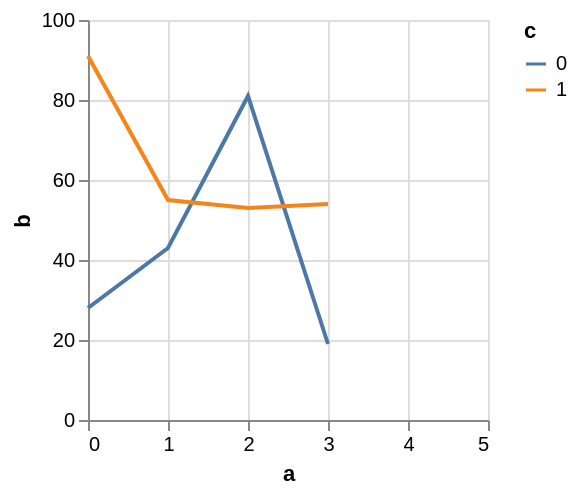

Specify this chart in Vega-Lite:
### Vega specification from a JSON file in a GitHub repository (floating-point values rounded to 4 significant figures)
{"$schema": "https://vega.github.io/schema/vega/v5.json", "background": "white", "padding": 5, "width": 200, "height": 200, "style": "cell", "data": [{"name": "source_0", "values": [{"a": 0, "b": 28, "c": 0}, {"a": 0, "b": 91, "c": 1}, {"a": 1, "b": 43, "c": 0}, {"a": 1, "b": 55, "c": 1}, {"a": 2, "b": 81, "c": 0}, {"a": 2, "b": 53, "c": 1}, {"a": 3, "b": 19, "c": 0}]}, {"name": "data_0", "source": "source_0", "transform": [{"type": "formula", "expr": "toNumber(datum[\"a\"])", "as": "a"}, {"type": "impute", "field": "b", "key": "a", "method": "value", "groupby": ["c"], "value": null}, {"type": "window", "as": ["imputed_b_value"], "ops": ["mean"], "fields": ["b"], "frame": [-2, 2], "ignorePeers": false, "groupby": ["c"]}, {"type": "formula", "expr": "datum.b === null ? datum.imputed_b_value : datum.b", "as": "b"}]}], "marks": [{"name": "pathgroup", "type": "group", "from": {"facet": {"name": "faceted_path_main", "data": "data_0", "groupby": ["c"]}}, "encode": {"update": {"width": {"field": {"group": "width"}}, "height": {"field": {"group": "height"}}}}, "marks": [{"name": "marks", "type": "line", "style": ["line"], "sort": {"field": "datum[\"a\"]"}, "from": {"data": "faceted_path_main"}, "encode": {"update": {"stroke": {"scale": "color", "field": "c"}, "x": {"scale": "x", "field": "a"}, "y": {"scale": "y", "field": "b"}, "defined": {"signal": "isValid(datum[\"a\"]) && isFinite(+datum[\"a\"]) && isValid(datum[\"b\"]) && isFinite(+datum[\"b\"])"}}}}]}], "scales": [{"name": "x", "type": "linear", "domain": {"data": "data_0", "field": "a"}, "range": [0, {"signal": "width"}], "nice": 1, "zero": false}, {"name": "y", "type": "linear", "domain": {"data": "data_0", "field": "b"}, "range": [{"signal": "height"}, 0], "nice": true, "zero": true}, {"name": "color", "type": "ordinal", "domain": {"data": "data_0", "field": "c", "sort": true}, "range": "category"}], "axes": [{"scale": "x", "orient": "bottom", "grid": true, "tickCount": {"signal": "ceil(width/40)"}, "domain": false, "labels": false, "maxExtent": 0, "minExtent": 0, "ticks": false, "zindex": 0}, {"scale": "y", "orient": "left", "grid": true, "tickCount": {"signal": "ceil(height/40)"}, "domain": false, "labels": false, "maxExtent": 0, "minExtent": 0, "ticks": false, "zindex": 0}, {"scale": "x", "orient": "bottom", "grid": false, "title": "a", "labelFlush": true, "labelOverlap": true, "tickCount": {"signal": "ceil(width/40)"}, "zindex": 0}, {"scale": "y", "orient": "left", "grid": false, "title": "b", "labelOverlap": true, "tickCount": {"signal": "ceil(height/40)"}, "zindex": 0}], "legends": [{"stroke": "color", "symbolType": "stroke", "title": "c"}]}
